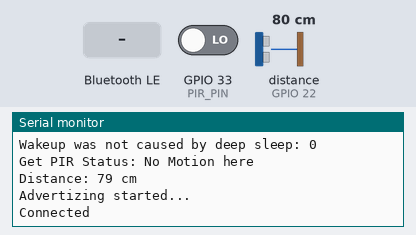
Bench run of a sketch on a simulated ESP32. Shown: the last lines printed to the serial monitor. Wiring (inferred from the names in the program): ultrasonic range finder: trigger GPIO 23; echo GPIO 22. The test bench sets the inputs (shaded band); at power-on: GPIO 33 (PIR_PIN) LOW, distance to the obstacle (sensor on GPIO 22) 80 cm. The echo pulse lasts 58.3 µs per cm; nothing arrives over Bluetooth unless stated; a phone connects over Bluetooth LE 3 s after start.

Above: at 10.7 s.
10.8 s: Bluetooth LE write "WRT" received
At 11.8 s:
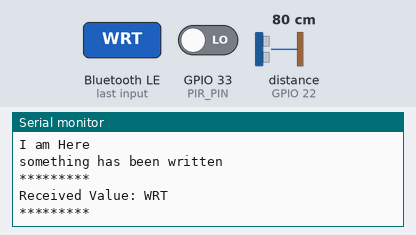
12.3 s: Bluetooth LE write "1" received
At 13.0 s:
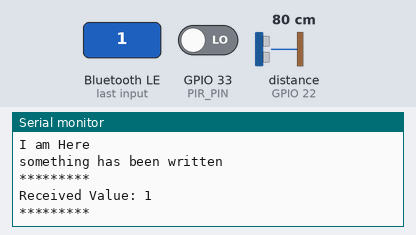

Measured:
- after the input at 10.8 s, the serial monitor: prints a new line at once (image 1)
- after the input at 12.3 s, the serial monitor: prints a new line at once (image 2)

The sketch:

TABLE_SENSOR_Ultrasonic.ino
```cpp
#include "sys/time.h"
#include "BLEDevice.h"
#include "BLEServer.h"
#include "BLEUtils.h"
#include "esp_sleep.h"
#include "esp_bt_device.h"

#define echoPin 22 // attach pin D2 Arduino to pin Echo of HC-SR04
#define trigPin 23 //attach pin D3 Arduino to pin Trig of HC-SR04
#define PIR_PIN 33

//BLE IDs
#define SERVICE_UUID        "4fafc201-1fb5-459e-8fcc-c5c9c331914b"
#define CHARACTERISTIC_UUID "beb5483e-36e1-4688-b7f5-ea07361b26a8"

//Globals for BLE-handling
BLEServer *pServer = NULL;
BLECharacteristic *pCharacteristic;
BLEService *pService;
BLEAdvertising *pAdvertising;


//Variables which survice Deep-Sleep-Mode
RTC_DATA_ATTR static int working_mode;
RTC_DATA_ATTR static bool initialized;

//default sleep for 60 seconds
int GPIO_DEEP_SLEEP_DURATION = 60;
int loop_counter = 0; //Counter for Loops when BLE-Device is connected
long duration; // variable for the duration of sound wave travel
int distance; // variable for the distance measurement
bool deviceConnected = false;
bool oldDeviceConnected = false;


//Callback for recognizing a Connection with the BLE-Server
class MyServerCallbacks: public BLEServerCallbacks {
    void onConnect(BLEServer* pServer) {
      Serial.println("Connected");
      deviceConnected = true;
    };

    void onDisconnect(BLEServer* pServer) {
      Serial.println("Disconnected");
      deviceConnected = false;
    }
};

//Callback for recieving Data over BLE
class MyCallbacks: public BLECharacteristicCallbacks {
    void onWrite(BLECharacteristic *pCharacteristic) {
      Serial.println("I am Here");
      std::string rxValue = pCharacteristic->getValue();
      Serial.println("something has been written");

       if(rxValue.length() == 4){

          std::string code;
          code.append(1,rxValue[0]);
          code.append(1,rxValue[1]);
          code.append(1,rxValue[2]);

          //Authentification
          if (code == "WRT"){
            Serial.println("AUTH SUCCESSFULL");
            working_mode = rxValue[3];
          }
       }

      if (rxValue.length() > 0) {
        Serial.println("*********");
        Serial.print("Received Value: ");
        for (int i = 0; i < rxValue.length(); i++)
          Serial.print(rxValue[i]);

        Serial.println();
        Serial.println("*********");
      }
    }
};


//####################################################################################################################################
//Sensor Methods
//####################################################################################################################################


//retrun distance to an Object by Ultrasonic
int get_distance(){

  pinMode(trigPin, OUTPUT); // Sets the trigPin as an OUTPUT
  pinMode(echoPin, INPUT); // Sets the echoPin as an INPUT
  digitalWrite(trigPin, LOW);
  delayMicroseconds(2);
  // Sets the trigPin HIGH (ACTIVE) for 10 microseconds
  digitalWrite(trigPin, HIGH);
  delayMicroseconds(10);
  digitalWrite(trigPin, LOW);
  // Reads the echoPin, returns the sound wave travel time in microseconds
  duration = pulseIn(echoPin, HIGH);
  // Calculating the distance
  distance = duration * 0.034 / 2; // Speed of sound wave divided by 2 (go and back)
  // Displays the distance on the Serial Monitor
  Serial.print("Distance: ");
  Serial.print(distance);
  Serial.println(" cm");
  if (distance >70){
    distance = 0;
  }

  return distance;
}

//get status of a PIR
bool get_pir(){

  Serial.print("Get PIR Status: ");
  pinMode(PIR_PIN,INPUT);
  int pir_status = 0;


  for (int i=0; i<10;i++){
    pir_status = digitalRead(PIR_PIN);
    delay(200);
    if (pir_status == HIGH){
      break;
    }
  }

  if(pir_status == HIGH){
    Serial.println("Motion Detected");
    return true;
  }
  else{
    Serial.println("No Motion here");
    return false;
  }

}

// Reason why the ESP32 woke up
bool get_trigger_status (){
  esp_sleep_wakeup_cause_t wakeup_reason;

  wakeup_reason = esp_sleep_get_wakeup_cause();

  switch(wakeup_reason)
  {
    case ESP_SLEEP_WAKEUP_EXT0 : Serial.println("Wakeup caused by external signal using RTC_IO"); return true; break;
    case ESP_SLEEP_WAKEUP_EXT1 : Serial.println("Wakeup caused by external signal using RTC_CNTL"); break;
    case ESP_SLEEP_WAKEUP_TIMER : Serial.println("Wakeup caused by timer"); break;
    case ESP_SLEEP_WAKEUP_TOUCHPAD : Serial.println("Wakeup caused by touchpad"); break;
    case ESP_SLEEP_WAKEUP_ULP : Serial.println("Wakeup caused by ULP program"); break;
    default : Serial.printf("Wakeup was not caused by deep sleep: %d\n",wakeup_reason); break;
  }
  return false;
}


//Dummy Function for Battery
// TO BE Implementend in the near future
int get_battery(){

  return 101; //101% = Powerplugged

}


//Build Eddystone Beacon
void setBeacon() {

  char beacon_data[22];
  uint16_t beconUUID = 0xFEAA;

  BLEAdvertisementData oAdvertisementData = BLEAdvertisementData();

  oAdvertisementData.setFlags(0x06); // GENERAL_DISC_MODE 0x02 | BR_EDR_NOT_SUPPORTED 0x04
  oAdvertisementData.setCompleteServices(BLEUUID(beconUUID));


  bool trigger_status = get_trigger_status();
  bool used_status = false;
  char sensor_type = 'T'; //Table
  char temp_prefix = '+';
  bool pir_status = get_pir();
  int distance = get_distance();
  int perc_battery = get_battery();


  if ( ((distance <= 70)&& (distance > 0)) && (pir_status == true)){
    used_status = true;
  }

  //Set Bits for Beacon-data
  beacon_data[0] = 0x20;  // Eddystone Frame Type (Unencrypted Eddystone-TLM)
  beacon_data[1] = 0x00;  // TLM version
  beacon_data[2] = working_mode;  //
  beacon_data[3] = sensor_type; // T for Table
  beacon_data[4] =  used_status;    //
  beacon_data[5] =  trigger_status;
  beacon_data[6] = false;
  beacon_data[7] = false;  //
  beacon_data[8] = distance;
  beacon_data[9] = false;
  beacon_data[10] = false;
  beacon_data[11] = false;
  beacon_data[12] = false;
  beacon_data[13] = perc_battery;

  oAdvertisementData.setServiceData(BLEUUID(beconUUID), std::string(beacon_data, 14));

  pAdvertising->setScanResponseData(oAdvertisementData);

}

int get_deep_sleep_duration(int wm){

  if (wm == 1){
      Serial.println("Set Sleep for 300 Seconds (5 Minutes)");
      return 300;
  }
  if (wm == 2){
      Serial.println("Set Sleep for 60 Seconds (1 Minute)");
    return 60;

  }
  Serial.println("Set Sleep for 3600 Seconds (1 Hour)");
  return 3600;
}


//##########################


void printBLEAdress() {

  const uint8_t* point = esp_bt_dev_get_address();

  for (int i = 0; i < 6; i++) {

    char str[3];

    sprintf(str, "%02X", (int)point[i]);
    Serial.print(str);

    if (i < 5){
      Serial.print(":");
    }

  }

  Serial.println();
}


//#############################

void setup() {


  Serial.begin(115200);


  if (!initialized){
    Serial.printf("Initialized: %d\n",initialized);
    initialized = true;
    working_mode = 1;
  }

  Serial.printf("Initialized: %d\n",initialized);
  Serial.printf("Working_mode: %d\n",working_mode);

  GPIO_DEEP_SLEEP_DURATION = get_deep_sleep_duration(working_mode);
  esp_sleep_enable_ext0_wakeup(GPIO_NUM_33,1); //1 = High, 0 = Low


  // Create the BLE Device
  BLEDevice::init("SEDUS-TABLE");
  // Create the BLE Server
  pServer = BLEDevice::createServer();

  Serial.print("MY BLE-ADRESS IS: ");
  printBLEAdress();

  pService = pServer->createService(SERVICE_UUID);
  pCharacteristic = pService->createCharacteristic(
                                         CHARACTERISTIC_UUID,
                                         BLECharacteristic::PROPERTY_READ |
                                         BLECharacteristic::PROPERTY_WRITE
                                       );

   pServer->setCallbacks(new MyServerCallbacks());
   pCharacteristic->setCallbacks(new MyCallbacks());

  pCharacteristic->setValue("Start");

  pAdvertising = pServer->getAdvertising();
  setBeacon();
  pService->start();
   // Start advertising
  pAdvertising->start();
  Serial.println("Advertizing started...");
  //adversiere 7.5 Sekunden
  delay(7500);
  //pAdvertising->stop();
  if (deviceConnected == false){
  Serial.printf("enter deep sleep startup\n");
  esp_deep_sleep(1000000ULL * GPIO_DEEP_SLEEP_DURATION);
  Serial.printf("in deep sleep\n");
  }
}

void loop() {

 // Loop top send ESP32 to Deep Sleep by force after a given time
 delay(2000);
 loop_counter++;

 if(!deviceConnected || loop_counter>20){
  Serial.printf("enter deep sleep loop\n");
  esp_deep_sleep(1000000ULL * GPIO_DEEP_SLEEP_DURATION);
 }

}
```
